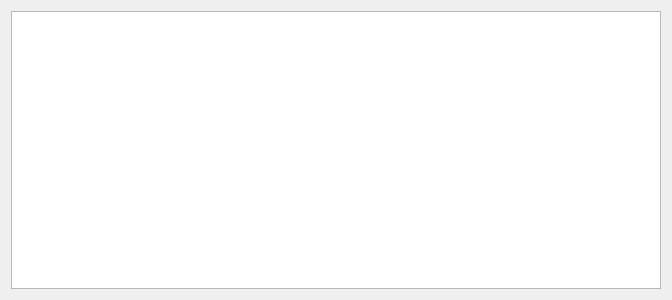
<?xml version="1.0" encoding="UTF-8"?>
<ui version="4.0">
 <class>Dialog</class>
 <widget class="QDialog" name="Dialog">
  <property name="geometry">
   <rect>
    <x>0</x>
    <y>0</y>
    <width>672</width>
    <height>300</height>
   </rect>
  </property>
  <property name="windowTitle">
   <string>Dialog</string>
  </property>
  <property name="styleSheet">
   <string notr="true">QLabel {
    font-family: 'Georgia'; /* Cambiar la fuente a Georgia */
    font-size: 16px; /* Cambiar el tamaño de la fuente */
    color: #000000; /* Color del texto (blanco) */
}

QLineEdit {
    font-family: 'Georgia'; /* Cambiar la fuente a Georgia */
    font-size: 14px; /* Cambiar el tamaño de la fuente */
    color: #000000; /* Color del texto (blanco) */
    background-color: #f0f0f0; /* Color de fondo del QLineEdit */
    border: 1px solid #000000; /* Borde blanco */
}

QComboBox {
    font-family: 'Georgia'; /* Cambiar la fuente a Georgia */
    font-size: 14px; /* Cambiar el tamaño de la fuente */
    color: #000000; /* Color del texto (blanco) */
    background-color: #cfd4da; /* Fondo oscuro del ComboBox */
}

QRadioButton {
    font-family: 'Georgia'; /* Cambiar la fuente a Georgia */
    font-size: 14px; /* Cambiar el tamaño de la fuente */
    color: #000000; /* Color del texto (blanco) */
}

QCheckBox {
    font-family: 'Georgia'; /* Cambiar la fuente a Georgia */
    font-size: 14px; /* Cambiar el tamaño de la fuente */
    color: #000000; /* Color del texto (blanco) */
}

/* Cambiar la fuente y estilo de los QPushButton */
QPushButton {
    font-family: 'Georgia'; /* Cambiar la fuente */
    font-size: 14px; /* Cambiar el tamaño de la fuente */
    color: #000000; /* Color del texto negro */
    background-color: #cfd4da; /* Fondo gris claro */
    border: 1px solid #a1a6ad; /* Borde gris medio */
    border-radius: 5px; /* Bordes redondeados */
    padding: 5px; /* Espaciado interno */
}

/* Estilo cuando el ratón pasa sobre el botón */
QPushButton:hover {
    color: #000000; /* Mantener el texto negro */
    background-color: #b7bcc3; /* Fondo gris un poco más oscuro al pasar el mouse */
}

/* Estilo cuando el botón está presionado */
QPushButton:pressed {
    background-color: #a6acb3; /* Fondo ligeramente más oscuro al presionar */
    color: #000000; /* Mantener el texto negro cuando se presiona */
}



/* Estilo general para QTableWidget y QTableView */
QTableWidget, QTableView {
    font-family: 'Georgia'; /* Cambiar la fuente a Georgia */
    font-size: 14px; /* Tamaño de la fuente */
    color: #000000; /* Color del texto negro */
    background-color: #e6e9ed; /* Fondo gris claro para la tabla */
    gridline-color: #a1a6ad; /* Color de las líneas de la tabla (gris medio) */
    selection-background-color: #b7bcc3; /* Color de fondo cuando se selecciona una celda (gris suave) */
    selection-color: #000000; /* Color del texto cuando la celda está seleccionada (negro) */
}

/* Estilo para el encabezado horizontal de la tabla */
QHeaderView::section {
    font-family: 'Georgia'; /* Cambiar la fuente a Georgia */
    font-size: 14px; /* Tamaño de la fuente */
    color: #000000; /* Color del texto negro */
    background-color: #cfd4da; /* Fondo gris claro del encabezado */
    border: 1px solid #a1a6ad; /* Borde gris medio entre las secciones */
    padding: 4px; /* Espaciado interno en el encabezado */
}

/* Estilo para las celdas de la tabla al pasar el mouse */
QTableWidget::item:hover, QTableView::item:hover {
    background-color: #b7bcc3; /* Fondo gris suave al pasar el mouse */
    color: #000000; /* Mantener el texto negro */
}

/* Estilo para las celdas cuando están seleccionadas */
QTableWidget::item:selected, QTableView::item:selected {
    background-color: #a6acb3; /* Fondo gris intermedio cuando está seleccionado */
    color: #000000; /* Texto negro cuando está seleccionado */
}

/* Ajustar el tamaño de las celdas */
QTableWidget::item, QTableView::item {
    padding: 4px; /* Espaciado interno de las celdas */
}

/* Estilo para el borde inferior de la tabla */
QTableCornerButton::section {
    background-color: #cfd4da; /* Fondo del botón de esquina */
    border: 1px solid #a1a6ad; /* Borde gris medio del botón de esquina */
}</string>
  </property>
  <layout class="QGridLayout" name="gridLayout">
   <item row="0" column="0">
    <widget class="QTextEdit" name="textEdit"/>
   </item>
  </layout>
 </widget>
 <resources/>
 <connections/>
</ui>
